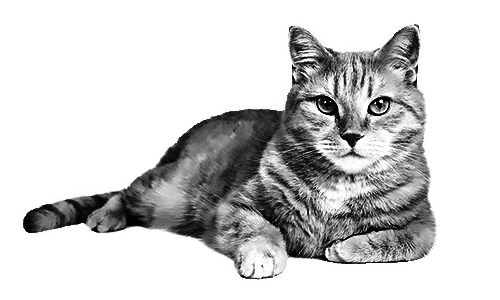
%> input picture facephase/P002/equalized/SHINEd_a11.tif, 500 x 300 px; its folder holds only this picture in this run
$ octave generate_continuous_pattern_song.m   (GNU Octave 9; MATLAB toolbox functions it lacks are replaced by stand-ins)
%> lines starting %> are read from the running program, lines starting %| are printed output that depends on the picture
### facephase/P002/pn_song.m
function pn = pn_song(row, col)
    pn.a = row;
    pn.b = col;
    pn.beta = 1;
    pn.fha = pn.a/2+1;
    pn.fhb = pn.b/2+1;
    pn.fhimagea = (0:pn.a/2)'*ones(1, pn.fhb);
    pn.fhimageb = ones(pn.fha,1)*(0:pn.b/2);
    pn.fhimagef = ((pn.fhimagea.^2 + pn.fhimageb.^2).^(1/2));
    pn.fhimagefbeta = pn.fhimagef.^(-pn.beta);
    pn.fhimagefbeta(1,1) = 0;
    pn.fhimageagl1 = rand(pn.fha, pn.fhb)*2*pi;
    pn.fhimageagl2 = rand(pn.fha, pn.fhb)*2*pi;
    pn.fhimageagl1(end,1) = 0;
    pn.fhimageagl1(1, end) = 0;
    pn.fhimageagl1(end, end) = 0;
    pn.fhimagecomp1 = complex(pn.fhimagefbeta.*cos(pn.fhimageagl1), pn.fhimagefbeta.*sin(pn.fhimageagl1));
    pn.fhimagecomp2 = complex(pn.fhimagefbeta.*cos(pn.fhimageagl2), pn.fhimagefbeta.*sin(pn.fhimageagl2));
    pn.fimagecomp = [...
    pn.fhimagecomp1 fliplr([conj(pn.fhimagecomp1(1,2:end-1)); pn.fhimagecomp2(2:end-1,2:end-1); conj(pn.fhimagecomp1(end,2:end-1))])];
    pn.fimagecomp = [pn.fimagecomp;...
    conj(flipud([pn.fhimagecomp1(2:end-1,1), fliplr(pn.fimagecomp(2:end-1,2:end))]))];
    pn.image = ifft2(pn.fimagecomp);
    %imagesc(pn.image); colormap('gray')
end

### facephase/P002/generate_continuous_pattern_song.m
images = dir('equalized\*.tif');
N = length(images);

for i = 1 : N
    filename = images(i).name;
    img = imread(['equalized\' filename]);
%> img is the input picture: size 300x500 uint8; min 0, max 255, mean 207.4

    pn = pn_song(1440, 2560);
    noise = pn.image;
    big_bg = uint8((noise - min(noise(:))) / (max(noise(:)) - min(noise(:))) * 255);

    img = imresize(img, 0.8);
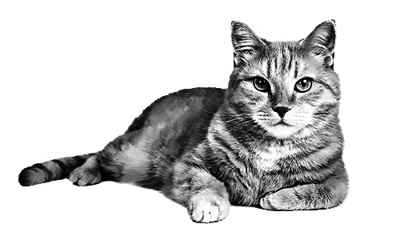
%> img: size 240x400 uint8; min 0, max 255, mean 207.4
    img = repmat(img, 5, 5);
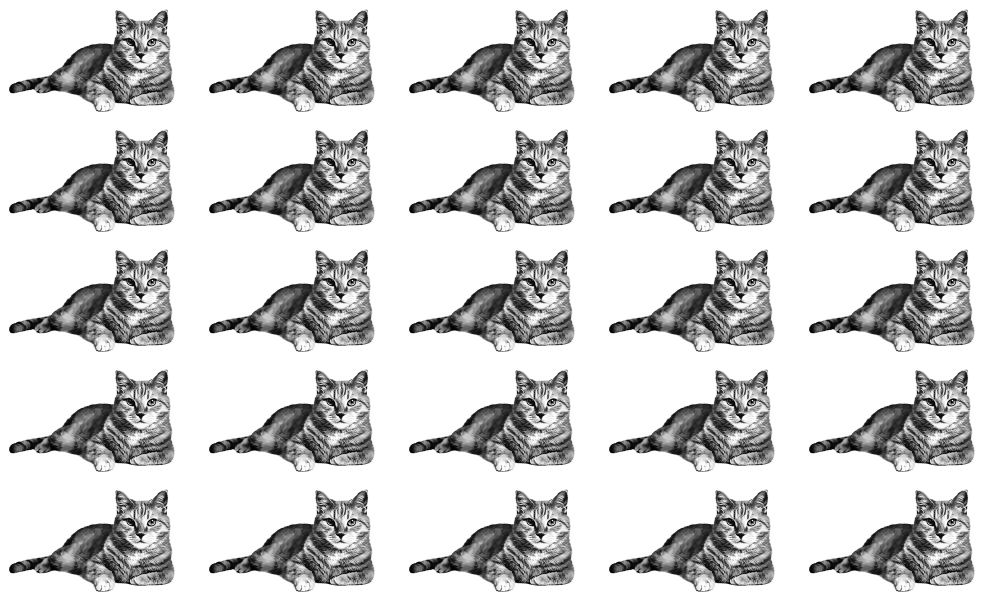
%> img: size 1200x2000 uint8 (shown at 1/2 size); min 0, max 255, mean 207.4

    [row, col] = size(img);
%> row = 1200; col = 2000

    for r = 1 : row
        for c = 1 : col
            if img(r, c) ~= 255
                big_bg(r, 80 + c) = img(r, c);
            end
        end
    end
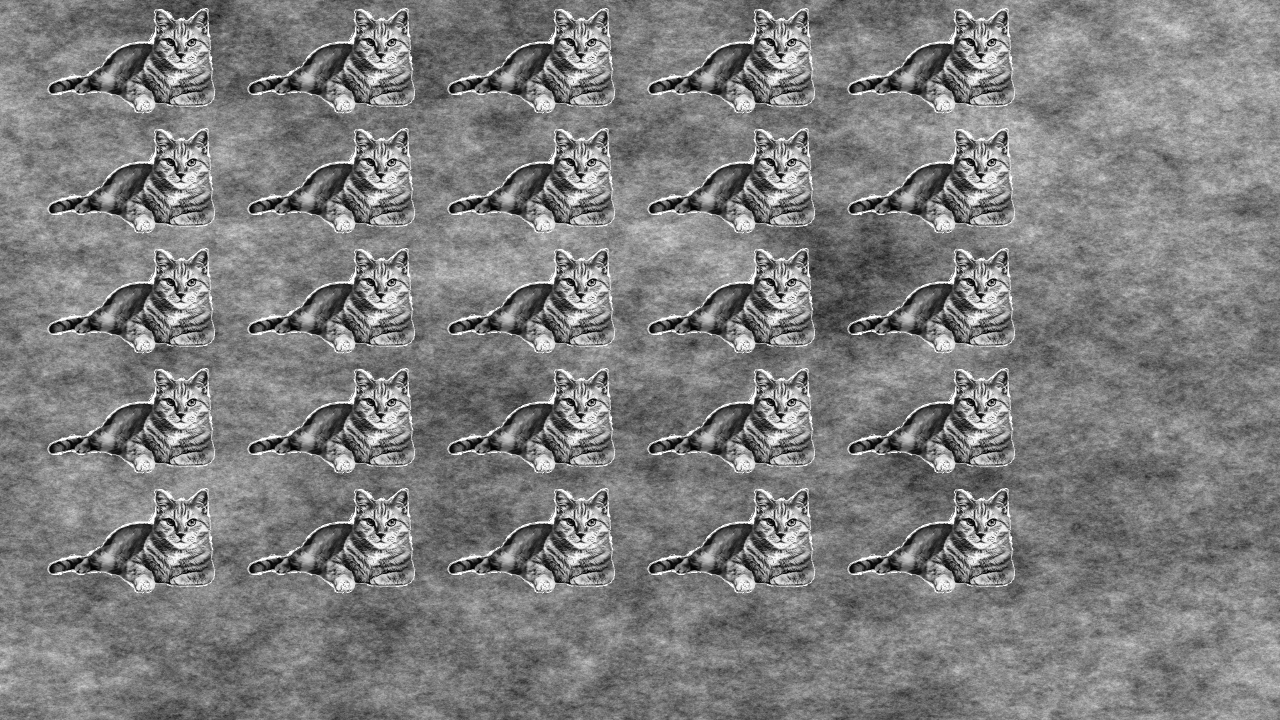
%> big_bg: size 1440x2560 uint8 (shown at 1/2 size); min 0, max 255, mean 125.9

    imwrite(big_bg, ['pink_song_pattern\' filename]);
end

$ run again, on facephase/P002/equalized/SHINEd_u4.tif
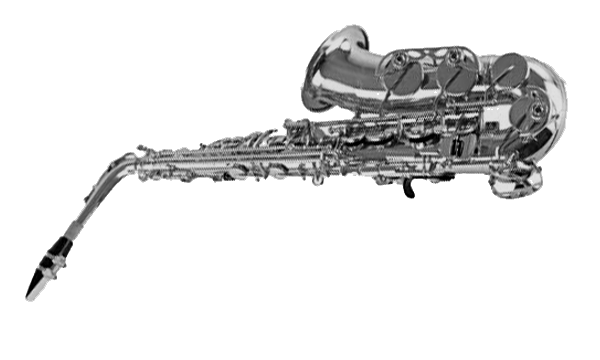
%> input picture facephase/P002/equalized/SHINEd_u4.tif, 600 x 360 px
%> img is the input picture: size 360x600 uint8; min 0, max 255, mean 227.7
%> `img = repmat(img, 5, 5);`:
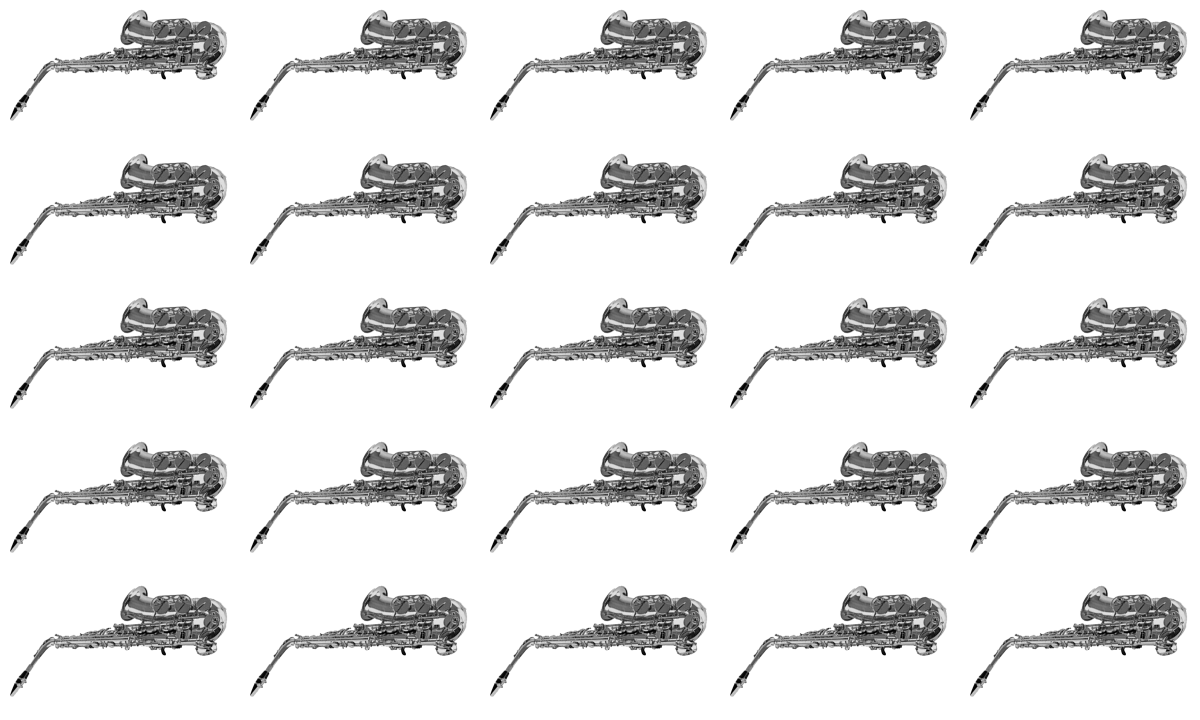
%> img: size 1440x2400 uint8 (shown at 1/2 size); min 0, max 255, mean 227.7
%> after the loop `for r = 1 : row`:
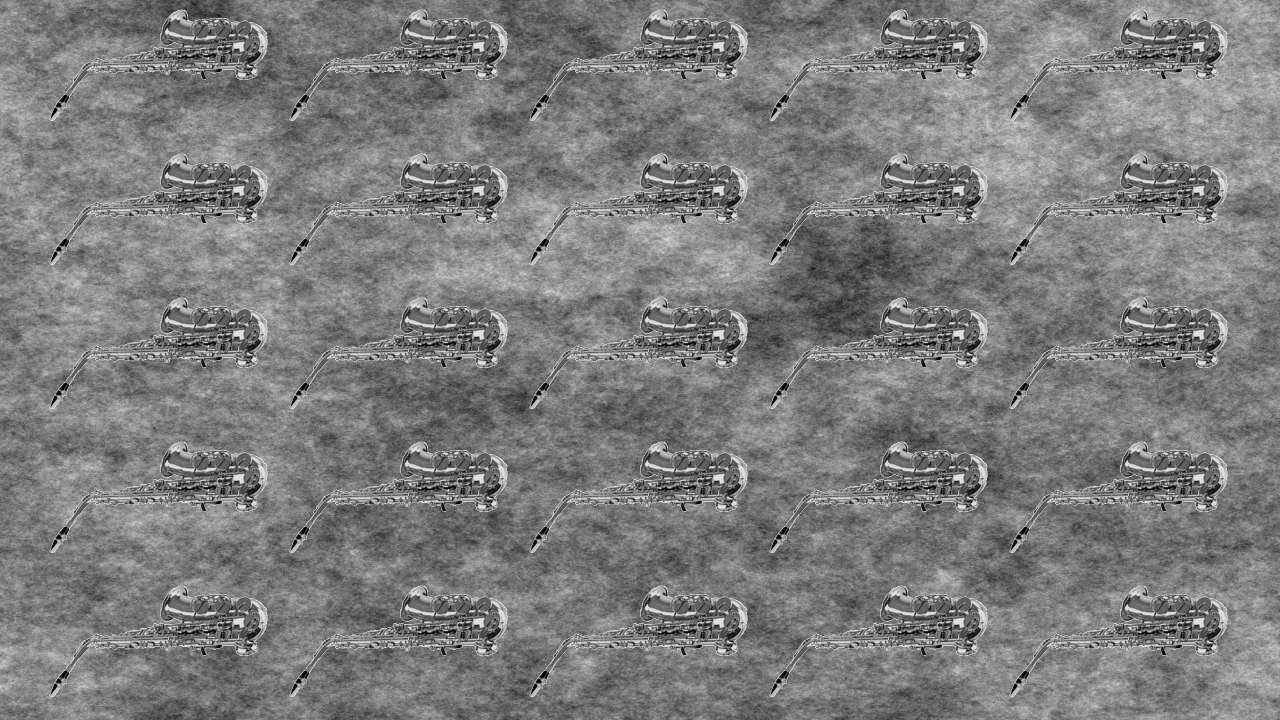
%> big_bg: size 1440x2560 uint8 (shown at 1/2 size); min 0, max 254, mean 124.1

$ run again, on facephase/P002/equalized/SHINEd_m7.tif
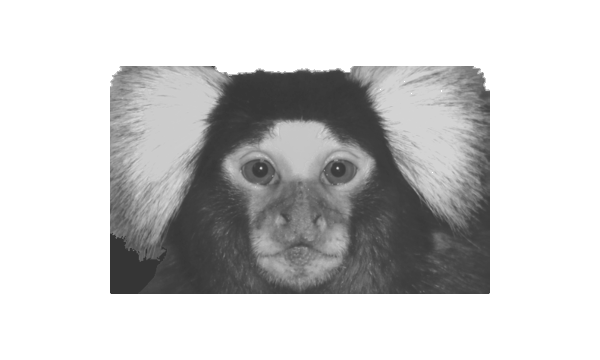
%> input picture facephase/P002/equalized/SHINEd_m7.tif, 600 x 360 px
%> img is the input picture: size 360x600 uint8; min 53, max 255, mean 201.4
%> `img = repmat(img, 5, 5);`:
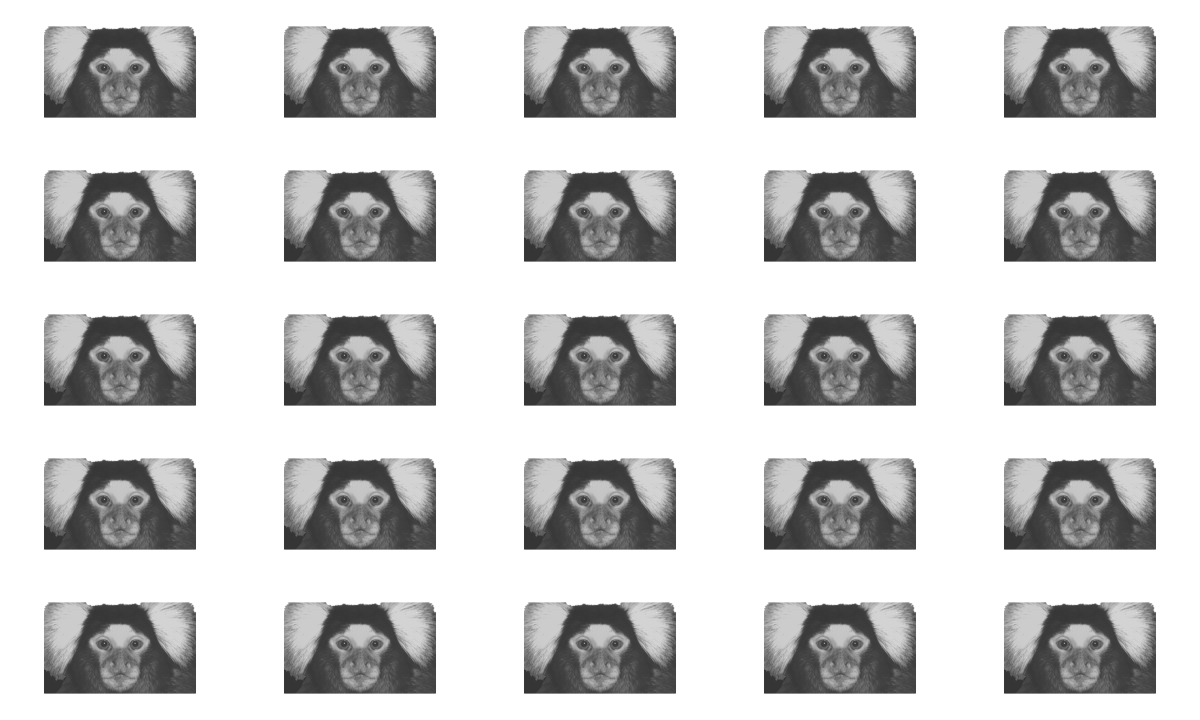
%> img: size 1440x2400 uint8 (shown at 1/2 size); min 42, max 255, mean 201.4
%> after the loop `for r = 1 : row`:
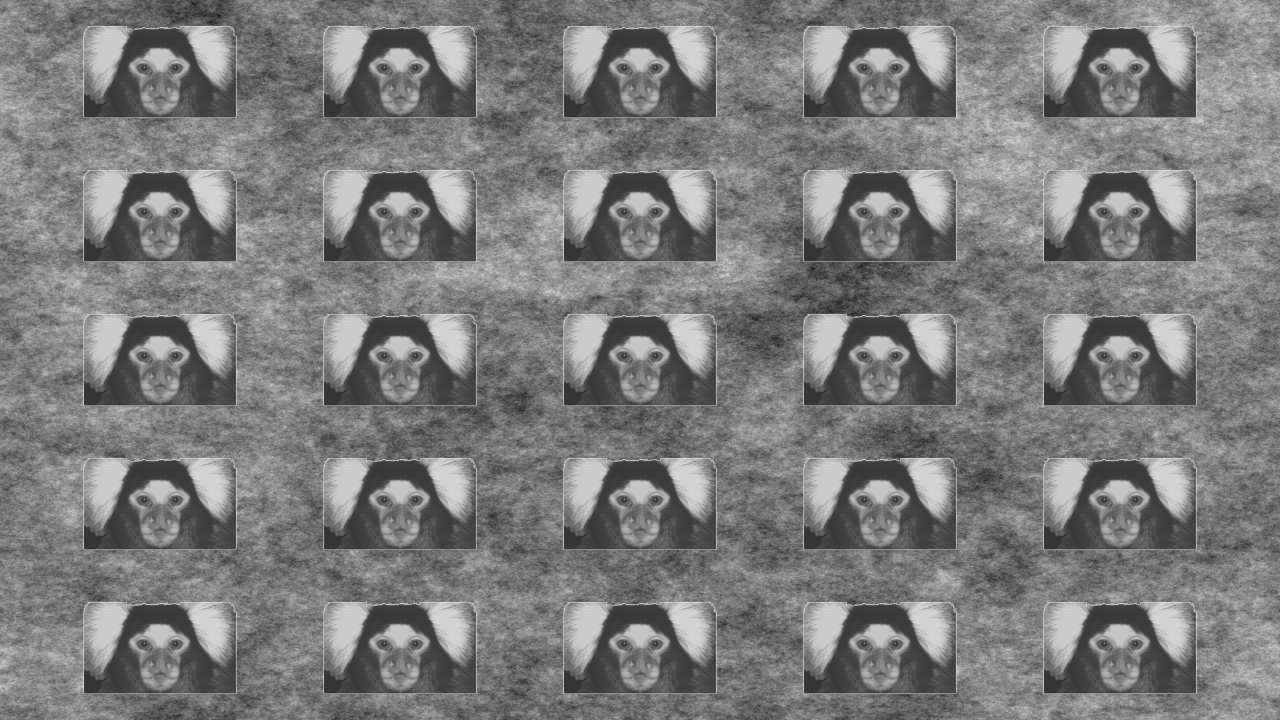
%> big_bg: size 1440x2560 uint8 (shown at 1/2 size); min 0, max 254, mean 123.6

$ run again, on facephase/P002/equalized/SHINEd_o13.tif
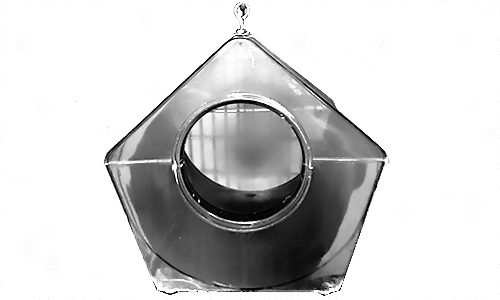
%> input picture facephase/P002/equalized/SHINEd_o13.tif, 500 x 300 px
%> img is the input picture: size 300x500 uint8; min 0, max 255, mean 208.7
%> `img = repmat(img, 5, 5);`:
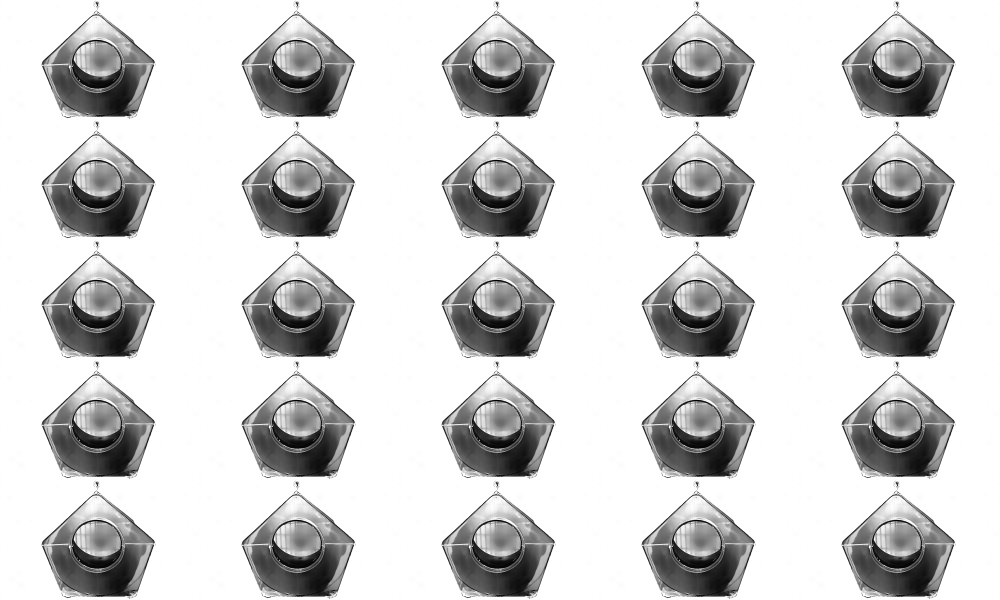
%> img: size 1200x2000 uint8 (shown at 1/2 size); min 0, max 255, mean 208.7
%> after the loop `for r = 1 : row`:
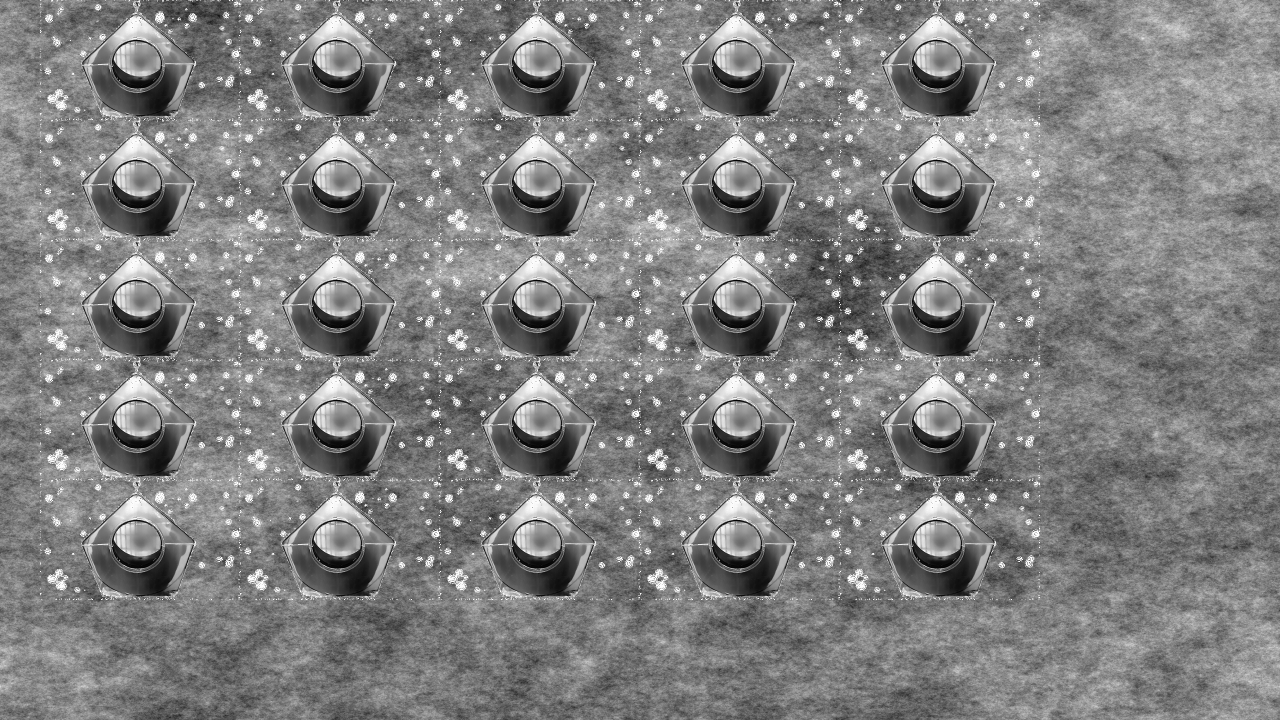
%> big_bg: size 1440x2560 uint8 (shown at 1/2 size); min 0, max 255, mean 126.8

$ run again, on facephase/P002/equalized/SHINEd_u3.tif
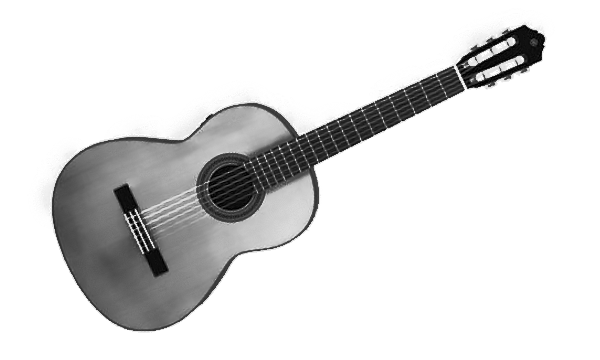
%> input picture facephase/P002/equalized/SHINEd_u3.tif, 600 x 360 px
%> img is the input picture: size 360x600 uint8; min 0, max 255, mean 221.8
%> `img = repmat(img, 5, 5);`:
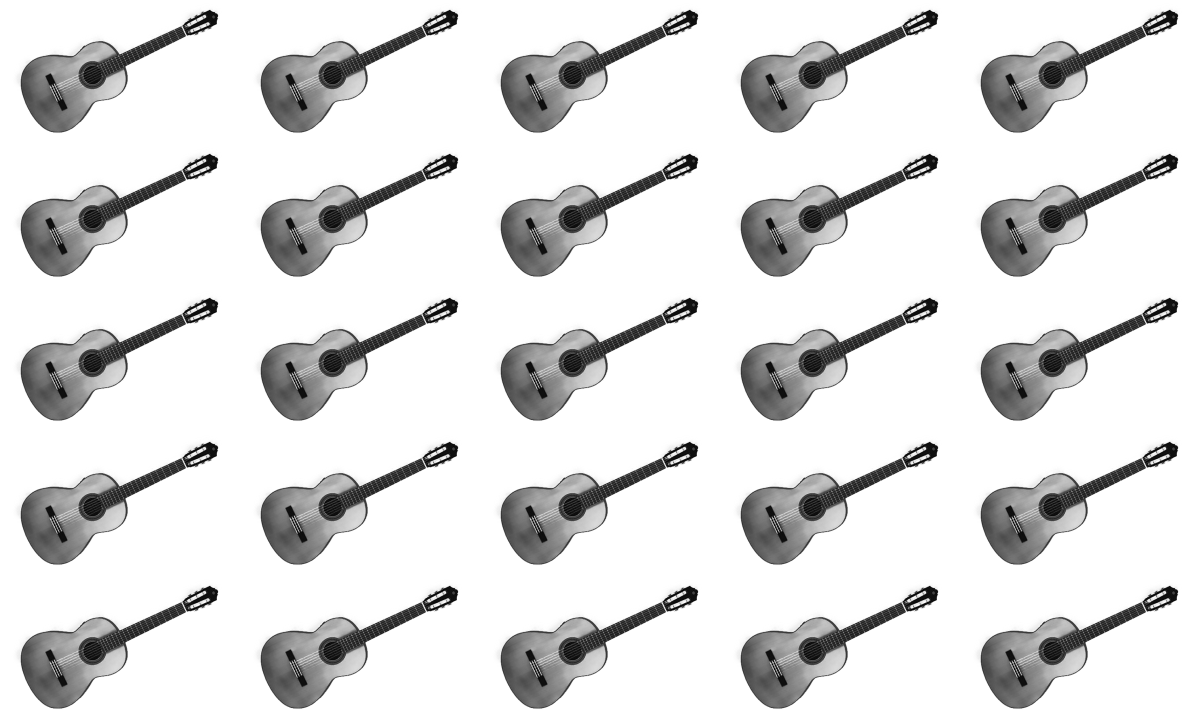
%> img: size 1440x2400 uint8 (shown at 1/2 size); min 0, max 255, mean 221.8
%> after the loop `for r = 1 : row`:
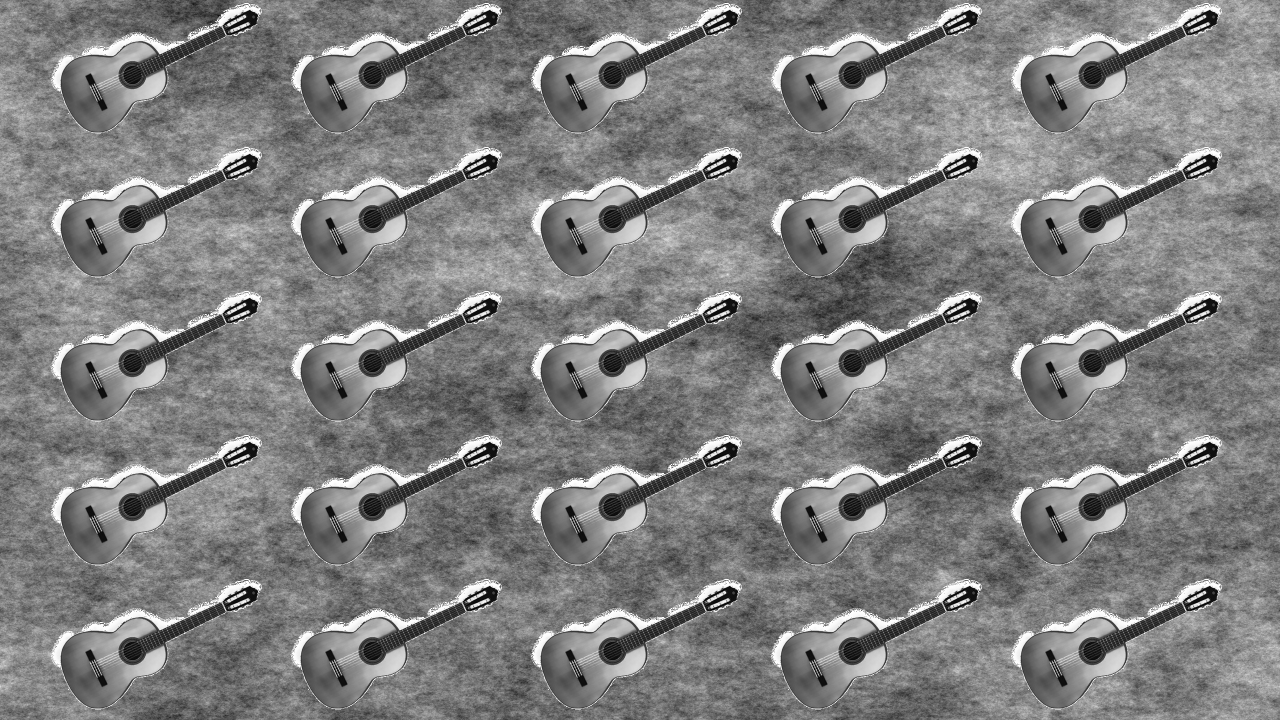
%> big_bg: size 1440x2560 uint8 (shown at 1/2 size); min 0, max 255, mean 127.3
